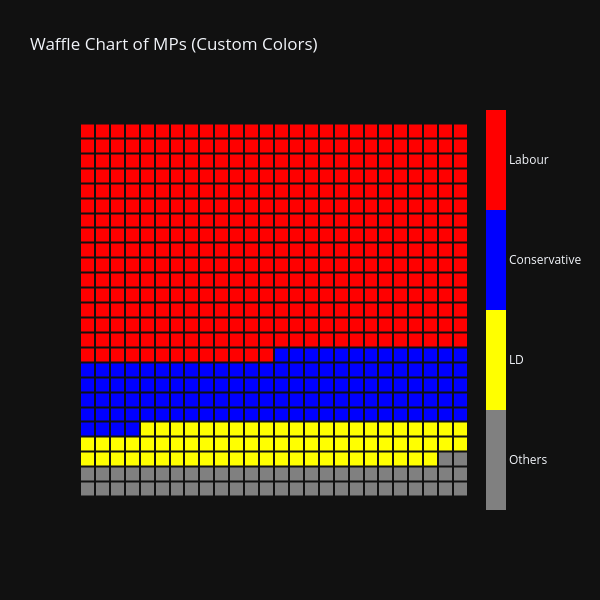

The code cell stored with this chart in its notebook:
### Markdown cell above
## Waffle Chart - Example 2 (with `local_colors`)

### Code cell
fig_waffle = pxx.waffle(df=waffle_df, 
                       categories_col='Party', 
                       values_col='Seats',
                       title='Waffle Chart of MPs (Custom Colors)',
                       local_colors=['grey', 'yellow', 'blue', 'red'],
                        width=600,
                        template='plotly_dark'
                       )
fig_waffle.show()

### Figure 1 — Plotly figure (JSON) as saved in the notebook; plotly's stock layout.template omitted (floating-point values rounded to 4 significant figures; data arrays with more than 128 entries replaced by an {"elided": "..."} marker saying what was removed)
{"data": [{"autocolorscale": false, "colorbar": {"outlinecolor": "black", "outlinewidth": 0, "thickness": 20, "ticktext": ["Others", "LD", "Conservative", "Labour"], "tickvals": [0.375, 1.125, 1.875, 2.625]}, "colorscale": [[0, "grey"], [0.25, "grey"], [0.25, "yellow"], [0.5, "yellow"], [0.5, "blue"], [0.75, "blue"], [0.75, "red"], [1, "red"]], "type": "heatmap", "xgap": 2, "ygap": 2, "z": {"elided": "25x26 int values"}}], "layout": {"height": 600, "title": {"text": "Waffle Chart of MPs (Custom Colors)"}, "width": 600, "xaxis": {"showgrid": false, "showticklabels": false, "zeroline": false}, "yaxis": {"scaleanchor": "x", "showgrid": false, "showticklabels": false, "zeroline": false}}}
